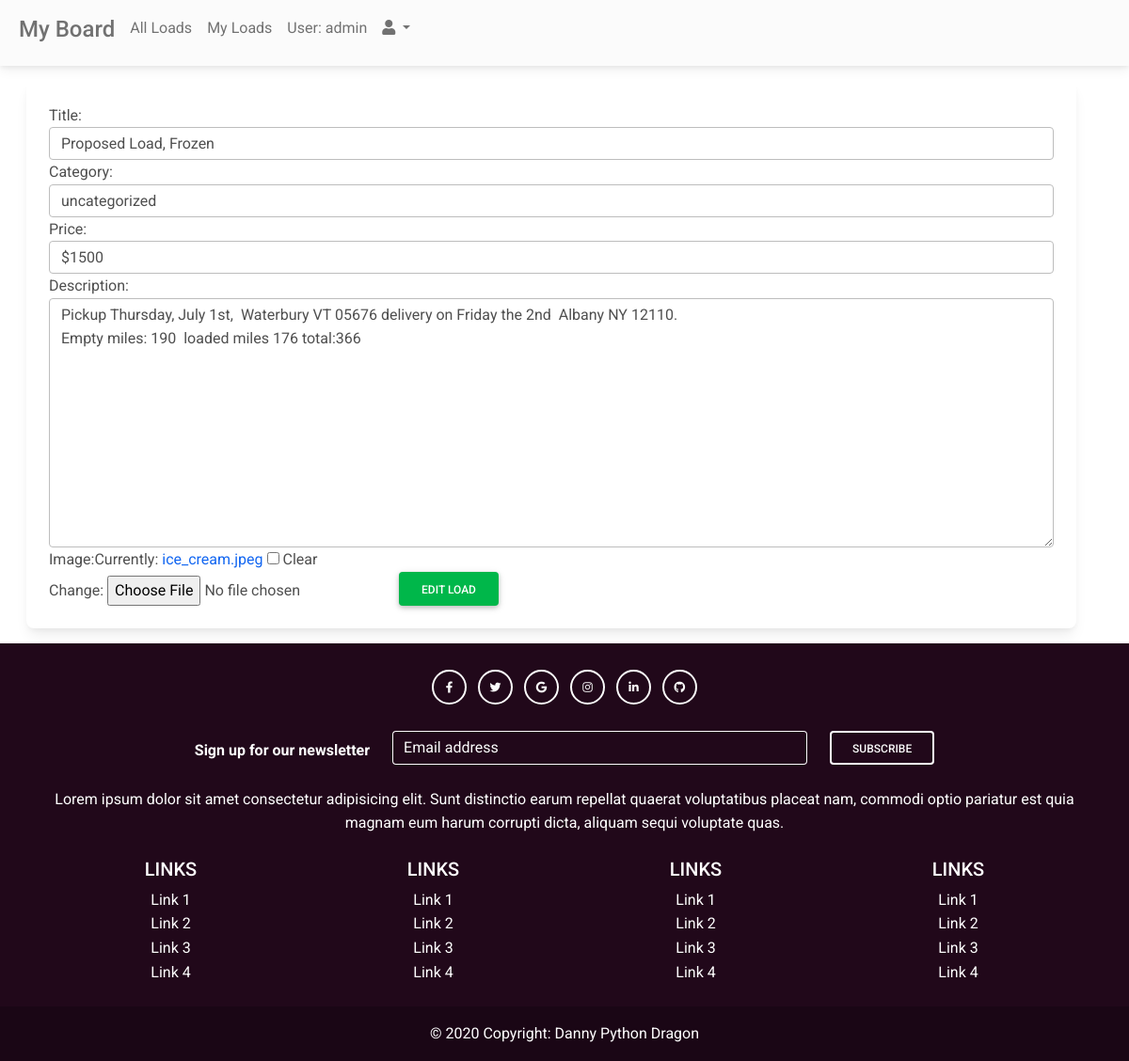
The page /my-admin/update-load/3 (signed in) on the database as committed earlier.
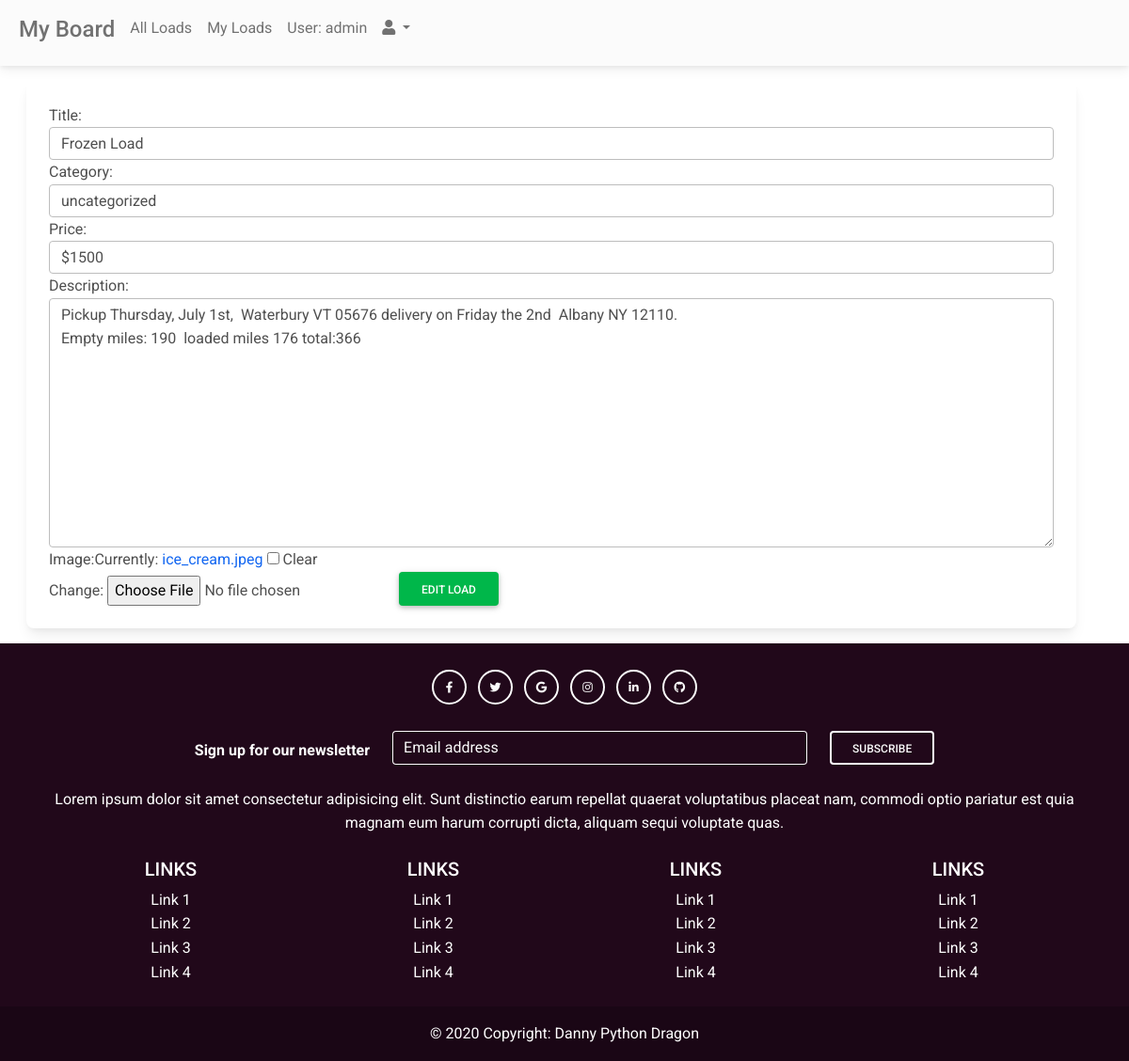
The same page on the database as committed later.
### blog/models.py (models this page shows, shortened)
class Load(models.Model):
    user = models.ForeignKey(User, on_delete=models.CASCADE, null=True)
    price = models.CharField(max_length=20)
    title = models.CharField(max_length=40)
    category = models.ForeignKey(Category, on_delete=models.CASCADE)
    desc = models.TextField()
    image = models.ImageField(null=True, blank=True)
    created_at = models.DateTimeField(auto_now_add=True)
    update_at = models.DateTimeField(auto_now = True)

### app_admin/views.py (the view)
# urls.py: path('update-load/<int:pk>', UpdateLoad.as_view(), name="update-load"),
class UpdateLoad(LoginRequiredMixin ,UpdateView):
    model = Load
    form_class =LoadForm
    template_name = 'app_admin/load_form.html'

### blog/forms.py
class LoadForm(forms.ModelForm):
    class Meta:
        model = Load
        fields = ['title', 'category','price', 'desc', 'image']
        labels = {'title': 'Title', 'category': 'Category', 'price': 'Price', 'desc': 'Description'}
        widgets = {
            'title':forms.TextInput(attrs={'class':'form-control'}),
            'category': forms.Select(attrs={'class': 'form-control'}),
            'price':forms.TextInput(attrs={'class':'form-control'}),
            'desc':forms.Textarea(attrs={'class':'form-control', 'row':5}),
        }

### blog/models.py (called while the page is built)
    def __str__(self):
        return self.name

### app_admin/templates/app_admin/load_form.html (shortened to what this page needs)
{% extends 'partials/base2.html' %}
{% block content %}
<div class="container m-3">
    <div class="row">
        <div class="col-md-12">
            <div class="card">
                <div class="card-body">
                    <form action="" method="POST" >
                        {{form}}
                        <button class="btn btn-success">Edit Load</button>
                    </form>
                </div>
            </div>
        </div>
    </div>
</div>
{% endblock %}

Rows that differ between the two databases and show on the page:
changed Load "uncategorized": title "Proposed Load, Frozen" → "Frozen Load"
